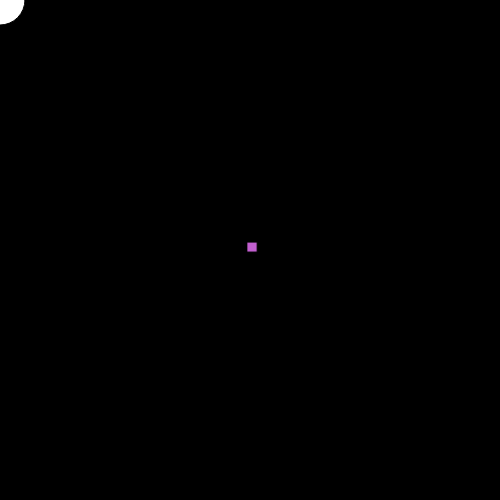
Frame 1 (no input)
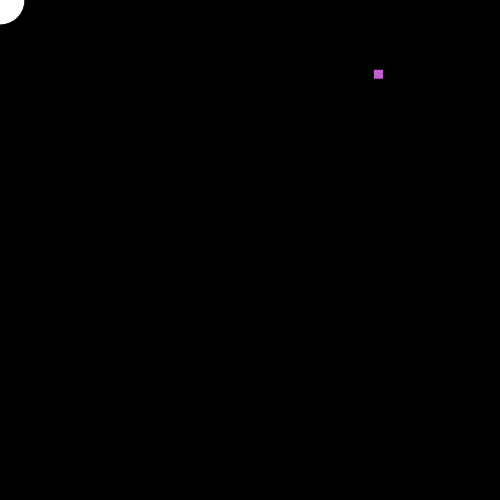
Frame 60 (no input)
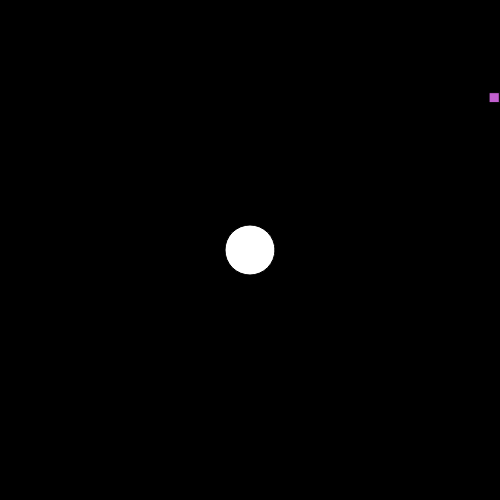
Frame 120 (the mouse pressed at the canvas centre since frame 60)

The p5.js sketch that drew these frames (run headless with seeded random() and noise() and a simulated clock; from frame 60 on, the mouse is pressed at the canvas centre):

// p5.js sketch
// ── sketch.js
// global variables
var mouseRadius = 50;
var arraySize = 0;
// array for dots
let dotArray = [];
let canvasSize = 500;
let maxArraySize = 200;

function setup() {
  createCanvas(canvasSize, canvasSize); // canvas size
  createDot(canvasSize / 2, canvasSize / 2);
}
// dot object
function createDot(x, y)
{
  
  dot = {
          x: x,
          y: y,
          radius: 10,
          deltaX: random(-5,5),
          deltaY: random(-5,5),
          lastCollisionTime: millis(),
          dotFillR: random(10,255),
          dotFillG: random(10,255),
          dotFillB: random(10,255),
          shape: Math.round(random(0,2))
        }
  dotArray.push(dot); // adds new dot to array
  
  // stops dots from spawning if max array size is reached
  if (arraySize < maxArraySize) 
  {
    arraySize += 1;
  }
}



function draw() {
  background(0); // canvas colour (black)
  
  for (let i = 0; i < arraySize; i++) 
  {
      let currentDot = dotArray[i];
    
      let wallCollision = checkForWallCollision(currentDot);

      if (wallCollision == false)
      {
          mouseCollision = checkForMouseCollision(currentDot);
      
          if (mouseCollision == true) 
          {
              changeSize(currentDot);
              changeColour(currentDot);
              currentDot.shape = Math.round(random(0,2));
              
            
              if (keyIsDown(SHIFT)) 
              {
                createDot(currentDot.x, currentDot.y);
              }
              else if (keyIsDown(CONTROL)) 
              {
                removeDot(i);
                arraySize -= 1;
                break;
              }
            
              
          }
      }

      // draws dot and mouse circle
      move(dotArray[i]);
    
      fill(currentDot.dotFillR, currentDot.dotFillG, currentDot.dotFillB);
      drawShape(currentDot);
    
      fill(255,255,255);
      circle(mouseX, mouseY, mouseRadius);
  }
  
}

// function that checks collision with wall
function checkForWallCollision(dot) 
{
    let wallCollision = false;
  
    if (dot.x < 0 || dot.x > width) 
    {
        wallCollision = true;
        dot.deltaX *= -1;
    } 
    else if (dot.y < 0 || dot.y > height) 
    {
        wallCollision = true;
        dot.deltaY *= -1;
    }

    // returns true if collision with wall is true
    return wallCollision;
}


// function that checks collision of dot with mouse circle
function checkForMouseCollision(dot) 
{
  
    let mouseCollision = false;
    
    let currentTime = millis();
    let lastCollisionTime = dot.lastCollisionTime;
    
    if (currentTime - lastCollisionTime > 250) 
    {
        var d = dist(dot.x, dot.y, mouseX, mouseY);

        if (d < dot.radius + mouseRadius-30) 
        {
            mouseCollision = true;
            dot.lastCollisionTime = millis();
        }
    }
  
    if (mouseCollision == true) 
    {
      dot.deltaX *= -1;
      dot.deltaY *= -1;
    }
    return mouseCollision;
}


// function to increment position of dot every frame (velocity)
function move(dot) 
{
  dot.x += dot.deltaX;
  dot.y += dot.deltaY;
}

// changes colour of dots
function changeColour(dot) 
{
  dot.dotFillR = random(1,255);
  dot.dotFillG = random(1,255);
  dot.dotFillB = random(1,255);
}

// changes size of dots
function changeSize(dot) 
{
  dot.radius = random(20,30)
}

// function to remove dot
function removeDot(index) 
{
  dotArray.splice(index, 1);
}


// to chnage shape of dots
function drawShape(dot) 
{
  console.log(dot.shape);
  if (dot.shape == 0)
  {
    circle(dot.x, dot.y, dot.radius);
  } 
  else if (dot.shape == 1)
  {
    rectMode(CENTER); // draws from center
    square(dot.x, dot.y, dot.radius);
  } 
}
